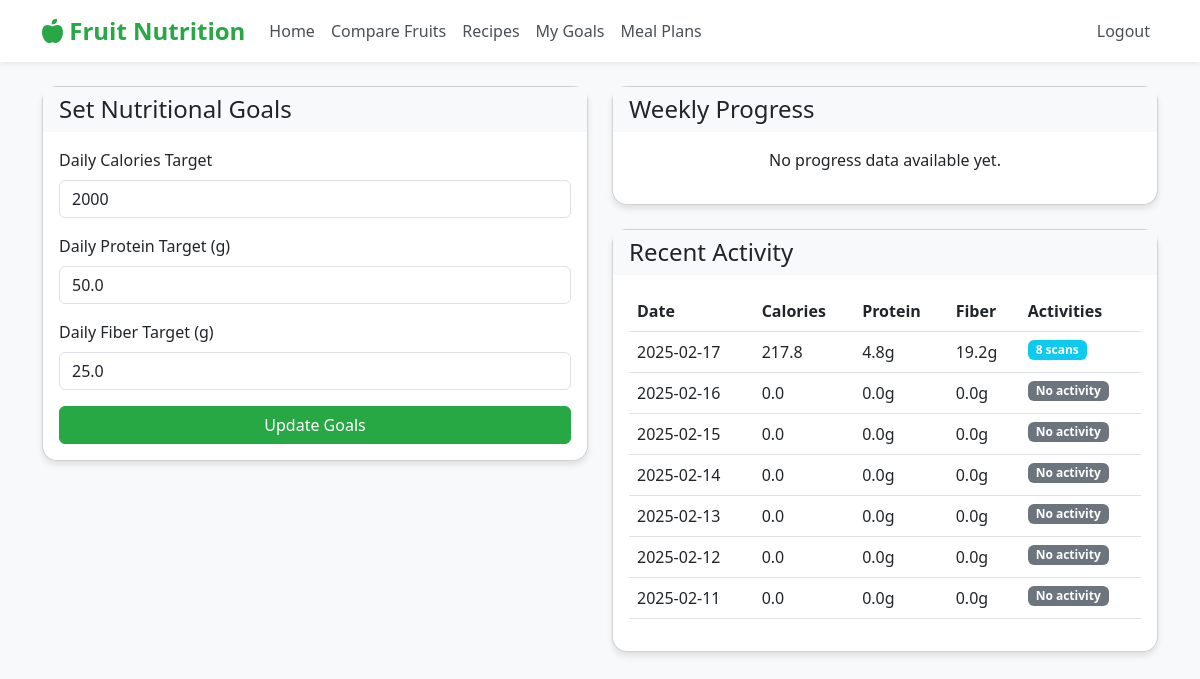
The page /goals (signed in) on the database its author committed.
### tables this page shows
CREATE TABLE nutritional_goals
                 (id INTEGER PRIMARY KEY AUTOINCREMENT,
                  user_id INTEGER,
                  daily_calories INTEGER,
                  daily_protein REAL,
                  daily_fiber REAL,
                  created_at TIMESTAMP,
                  FOREIGN KEY (user_id) REFERENCES users(id));

### app.py (the view, shortened to what this page needs)
@app.route('/goals', methods=['GET', 'POST'])
@login_required
def goals():
    user_goals = get_nutritional_goals(current_user.id)
    weekly_data = get_weekly_progress(current_user.id)
    progress_chart = create_progress_chart(weekly_data)
    today = datetime.now().strftime('%Y-%m-%d')
    today_progress = weekly_data['daily_data'].get(today, {
        'total_calories': 0,
        'total_protein': 0,
        'total_fiber': 0
    })
    if user_goals:
        today_progress['calories_percent'] = (today_progress['total_calories'] / user_goals['daily_calories'] * 100) if user_goals['daily_calories'] else 0
        today_progress['protein_percent'] = (today_progress['total_protein'] / user_goals['daily_protein'] * 100) if user_goals['daily_protein'] else 0
        today_progress['fiber_percent'] = (today_progress['total_fiber'] / user_goals['daily_fiber'] * 100) if user_goals['daily_fiber'] else 0
    return render_template('goals.html',
                         goals=user_goals,
                         progress=weekly_data,
                         today_progress=today_progress,
                         progress_chart=progress_chart)

### app.py (called while the page is built)
@login_manager.user_loader
def load_user(user_id):
    return get_user(user_id)

### user_management.py (called while the page is built)
def get_user(user_id):
    conn = sqlite3.connect('users.db')
    c = conn.cursor()
    c.execute('''SELECT id, username, email FROM users WHERE id = ?''', (user_id,))
    user_data = c.fetchone()
    conn.close()
    if user_data:
        return User(user_data[0], user_data[1], user_data[2])
    return None

def get_nutritional_goals(user_id):
    conn = sqlite3.connect('users.db')
    c = conn.cursor()
    c.execute('''SELECT daily_calories, daily_protein, daily_fiber
                 FROM nutritional_goals
                 WHERE user_id = ?
                 ORDER BY created_at DESC
                 LIMIT 1''', (user_id,))
    goals = c.fetchone()
    conn.close()
    return {
        'daily_calories': goals[0] if goals else 2000,
        'daily_protein': goals[1] if goals else 50,
        'daily_fiber': goals[2] if goals else 25
    }

### templates/goals.html (shortened to what this page needs)
{% extends "base.html" %}
{% block content %}
<div class="row">
    <div class="col-md-6">
        <div class="card">
            <div class="card-header">
                <h4 class="mb-0">Set Nutritional Goals</h4>
            </div>
            <div class="card-body">
                <form method="POST">
                    <div class="mb-3">
                        <label for="daily_calories" class="form-label">Daily Calories Target</label>
                        <input type="number" class="form-control" id="daily_calories" name="daily_calories"
                               value="{{ goals.daily_calories }}" required>
                    </div>
                    <div class="mb-3">
                        <label for="daily_protein" class="form-label">Daily Protein Target (g)</label>
                        <input type="number" step="0.1" class="form-control" id="daily_protein" name="daily_protein"
                               value="{{ goals.daily_protein }}" required>
                    </div>
                    <div class="mb-3">
                        <label for="daily_fiber" class="form-label">Daily Fiber Target (g)</label>
                        <input type="number" step="0.1" class="form-control" id="daily_fiber" name="daily_fiber"
                               value="{{ goals.daily_fiber }}" required>
                    </div>
                    <div class="d-grid">
                        <button type="submit" class="btn btn-primary">Update Goals</button>
                    </div>
                </form>
            </div>
        </div>
    </div>
    <div class="col-md-6">
        <div class="card">
            <div class="card-header">
                <h4 class="mb-0">Weekly Progress</h4>
            </div>
            <div class="card-body">
                {% if progress_chart %}
                    <img class="progress-chart" alt="Weekly Progress">
                {% else %}
                    <p class="text-center">No progress data available yet.</p>
                {% endif %}
            </div>
        </div>
        <div class="card mt-4">
            <div class="card-header">
                <h4 class="mb-0">Recent Activity</h4>
            </div>
            <div class="card-body">
                {% if progress and progress.daily_data %}
                    <div class="table-responsive">
                        <table class="table">
                            <thead>
                                <tr>
                                    <th>Date</th>
                                    <th>Calories</th>
                                    <th>Protein</th>
                                    <th>Fiber</th>
                                    <th>Activities</th>
                                </tr>
                            </thead>
                            <tbody>
                                {% for date in progress.dates %}
                                {% set day = progress.daily_data[date] %}
                                <tr>
                                    <td>{{ date }}</td>
                                    <td>{{ "%.1f"|format(day.total_calories) }}</td>
                                    <td>{{ "%.1f"|format(day.total_protein) }}g</td>
                                    <td>{{ "%.1f"|format(day.total_fiber) }}g</td>
                                    <td>
                                        <div class="d-flex gap-1">
                                            {% if day.scans %}
                                            <span class="badge bg-info">{{ day.scans|length }} scans</span>
                                            {% endif %}
                                            {% if not day.scans and not day.meal_plans %}
                                            <span class="badge bg-secondary">No activity</span>
                                            {% endif %}
                                        </div>
                                    </td>
                                </tr>
                                {% endfor %}
                            </tbody>
                        </table>
                    </div>
                {% else %}
                    <p class="text-center">No recent activity available.</p>
                {% endif %}
            </div>
        </div>
    </div>
</div>
{% endblock %}

### templates/base.html (style rules this page uses)
.card { border-radius: 15px; box-shadow: 0 4px 6px rgba(0, 0, 0, 0.1); margin-bottom: 20px; }
.card-header { background-color: #f8f9fa; border-bottom: none; font-weight: bold; }
.btn-primary { background-color: #28a745; border-color: #28a745; }

### rows shown on the page
nutritional_goals: daily_calories "2000", daily_protein "50.0", daily_fiber "25.0"

### other values the page prints
{{ date }} "2025-02-17" "2025-02-16" "2025-02-15" "2025-02-14" "2025-02-13" "2025-02-12" "2025-02-11"
{{ "%.1f"|format(day.total_calories) }} "217.8" "0.0" "0.0" "0.0" "0.0" "0.0" "0.0"
{{ "%.1f"|format(day.total_protein) }} "4.8" "0.0" "0.0" "0.0" "0.0" "0.0" "0.0"
{{ "%.1f"|format(day.total_fiber) }} "19.2" "0.0" "0.0" "0.0" "0.0" "0.0" "0.0"
{{ day.scans|length }} "8"
